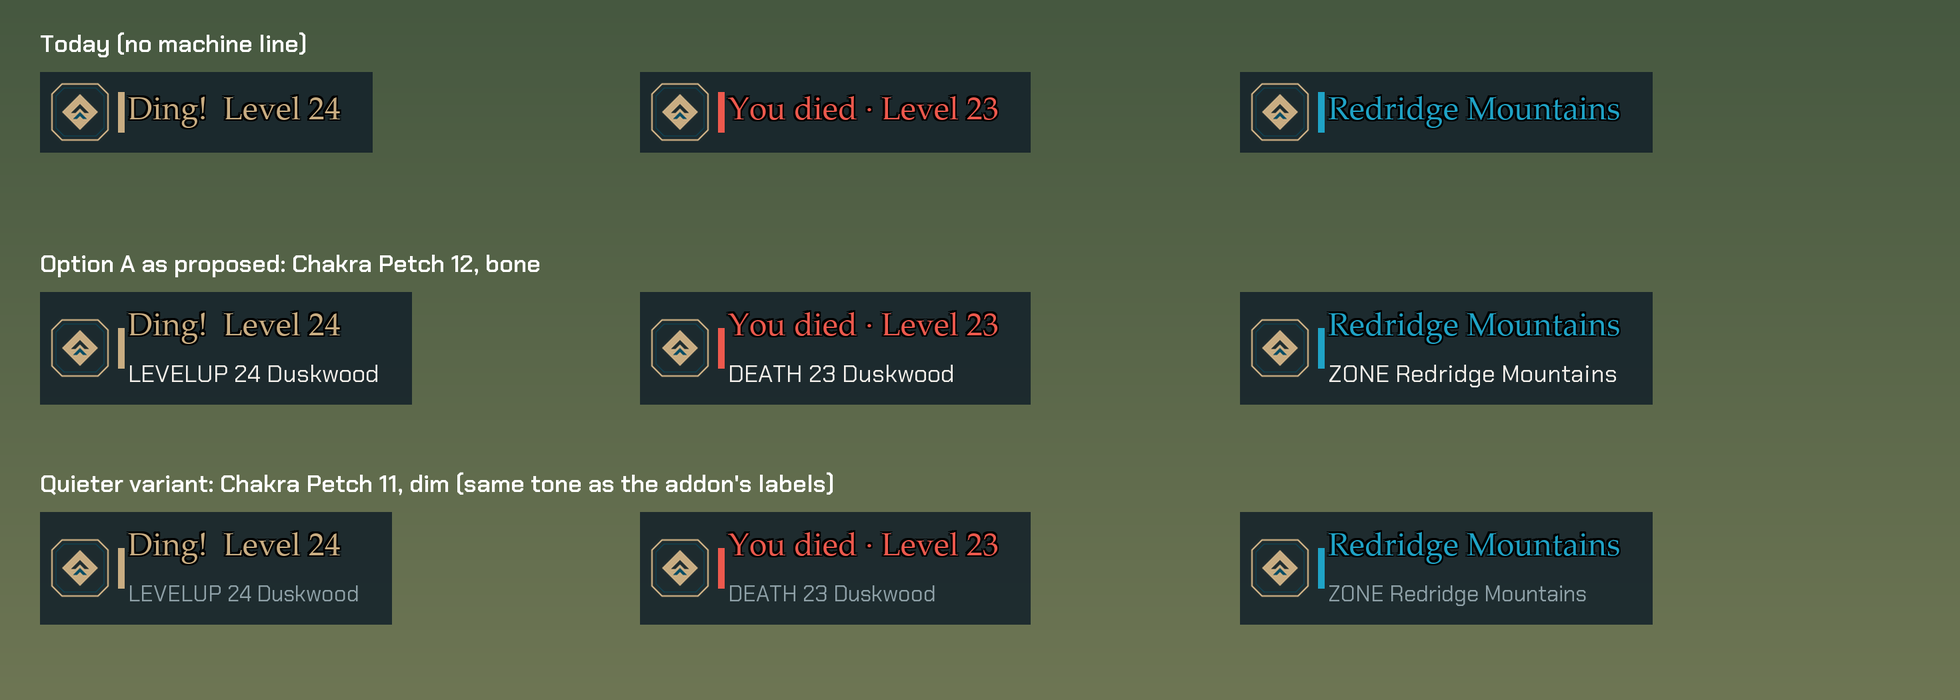

Python code for this plot:
from PIL import Image, ImageDraw, ImageFont, ImageFilter
S=3  # render scale (UI px * S)
F="Everbuff/media/fonts/"
hero_f=ImageFont.truetype("C:/Windows/Fonts/pala.ttf",16*S)   # stand-in for Morpheus
INK=(12,26,34); BONE=(244,240,235); DIM=(143,161,168); GOLD=(201,173,130); RED=(237,89,77); LAGOON=(31,163,198)
mark=Image.open("Everbuff/media/mark.tga").convert("RGBA").resize((30*S,30*S),Image.LANCZOS)
def bgimg(w,h):
    im=Image.new("RGB",(w,h)); d=ImageDraw.Draw(im)
    for y in range(h):
        t=y/h; d.line([(0,y),(w,y)],fill=(int(70+40*t),int(88+30*t),int(64+20*t)))
    return im.filter(ImageFilter.GaussianBlur(4))
def panel(canvas,x,y,human,col,machine=None,mcol=BONE,msize=12):
    ICON=44
    hw=canvas_draw.textlength(human,font=hero_f)/S
    mf=ImageFont.truetype(F+"ChakraPetch-Regular.ttf",msize*S)
    mw=canvas_draw.textlength(machine,font=mf)/S if machine else 0
    w=min(600,max(hw,mw)+ICON+16); h=56 if machine else 40
    ov=Image.new("RGBA",canvas.size,(0,0,0,0)); od=ImageDraw.Draw(ov)
    od.rectangle([x*S,y*S,(x+w)*S,(y+h)*S],fill=INK+(int(255*0.88),))
    canvas.alpha_composite(ov)
    ov=Image.new("RGBA",canvas.size,(0,0,0,0)); ImageDraw.Draw(ov).rectangle([x*S,y*S,(x+w)*S,(y+h)*S],fill=(255,255,255,8)); canvas.alpha_composite(ov)
    d=ImageDraw.Draw(canvas)
    d.rectangle([(x+ICON-5)*S,(y+h/2-10)*S,(x+ICON-2)*S,(y+h/2+10)*S],fill=col)
    canvas.alpha_composite(mark,(int((x+5)*S),int((y+h/2-15)*S)))
    if machine:
        hy=y+18; my=y+41
    else:
        hy=y+h/2; my=None
    # outline for hero (WoW OUTLINE)
    for dx in (-S//2-1,0,S//2+1):
        for dy in (-S//2-1,0,S//2+1):
            d.text(((x+ICON)*S+dx,hy*S+dy),human,font=hero_f,fill=(0,0,0),anchor="lm")
    d.text(((x+ICON)*S,hy*S),human,font=hero_f,fill=col,anchor="lm")
    if machine: d.text(((x+ICON)*S,my*S),machine,font=mf,fill=mcol,anchor="lm")
    return h
rows=[("Today (no machine line)",None,BONE,12),("Option A as proposed: Chakra Petch 12, bone",True,BONE,12),("Quieter variant: Chakra Petch 11, dim (same tone as the addon's labels)",True,DIM,11)]
events=[("Ding!  Level 24",GOLD,"LEVELUP 24 Duskwood"),("You died · Level 23",RED,"DEATH 23 Duskwood"),("Redridge Mountains",LAGOON,"ZONE Redridge Mountains")]
W=3*300+80; H=len(rows)*110+20
canvas=bgimg(W*S,H*S).convert("RGBA"); canvas_draw=ImageDraw.Draw(canvas)
lab=ImageFont.truetype(F+"ChakraPetch-SemiBold.ttf",12*S)
y=14
for title,m,mc,ms in rows:
    canvas_draw.text((20*S,y*S),title,font=lab,fill=(255,255,255))
    x=20
    for human,col,mach in events:
        panel(canvas,x,y+22,human,col,mach if m else None,mc,ms); x+=300
    y+=110
canvas=canvas.resize((W*2,H*2),Image.LANCZOS)
canvas.convert("RGB").save("docs/mockups/flag-machine-line.png")
print(canvas.size)
